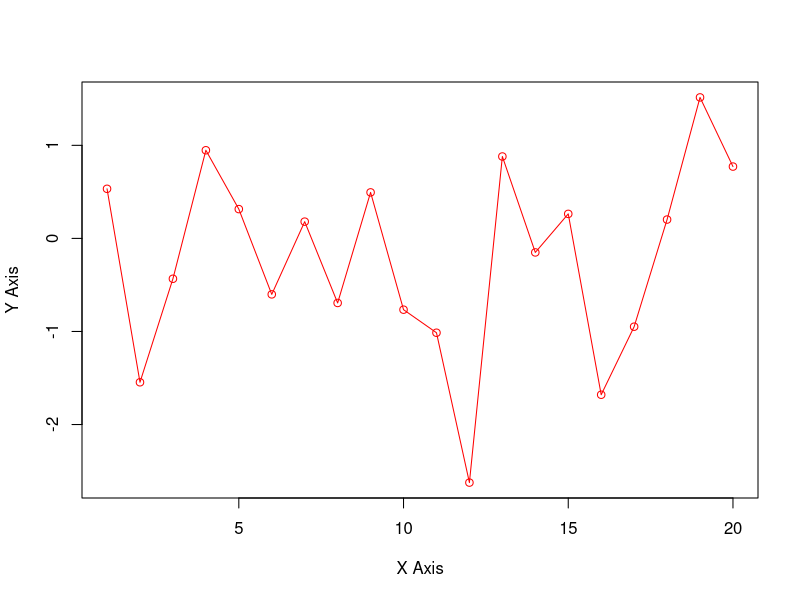

R code for this plot:
# default for functions input

launch <- function( num=5 )
{
  cat( num, "- " )
  num <- ( num - 1 )
  
  if( num < 0 ) { return( NULL ) } else { launch( num ) }
}

graph <- function( x, y, ... ) # three dots allows the lable text to be passed tot he plot() func
{
  plot( x, y, col="Red", type="o", ... )
}

launch( )
graph( 1:20, rnorm( 20 ), xlab="X Axis", ylab="Y Axis" )
